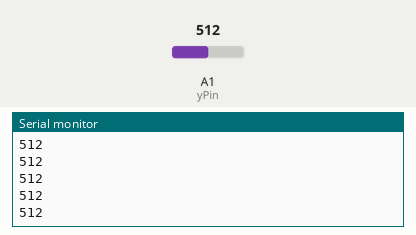
Bench run of a sketch on a simulated Arduino Uno, built with avr-gcc and run on an emulated ATmega328P. Shown: the last lines printed to the serial monitor. The inputs (shaded band) are chosen by the test bench; at power-on: A1 (yPin) = 512.

Above: at 1.2 s.
1.3 s: A1 (yPin) set to 716
At 1.32 s:
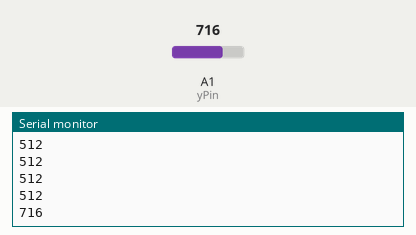
2.8 s: A1 (yPin) set to 900
At 2.83 s:
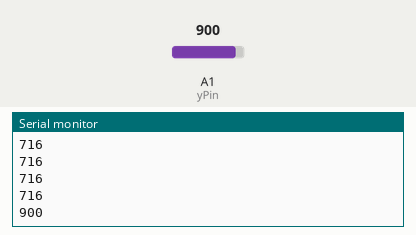
Timing chart, 0 to 5.8 s (numbered marks = the images above; inputs shaded):
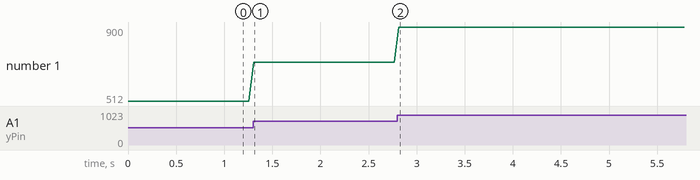

The sketch:

joystick_input_only_Y-axis.ino
```cpp
const int yPin = A1;  // Y-axis connected to analog pin A1

void setup() {
  Serial.begin(9600);  // Initialize serial communication at 9600 baud rate
}

void loop() {
  int yValue = analogRead(yPin);  // Read the Y-axis value from the joystick
  Serial.println(yValue);  // Send the Y-axis value over serial
  delay(50);  // Delay to control the rate of serial communication
}
```

Measured:
- after the input at 1.3 s, the serial monitor: prints a new line at once (image 1)
- after the input at 2.8 s, the serial monitor: prints a new line at once (image 2)
- plotted number 1: 512 → 716 after the input at 1.3 s, 716 → 900 after the input at 2.8 s
